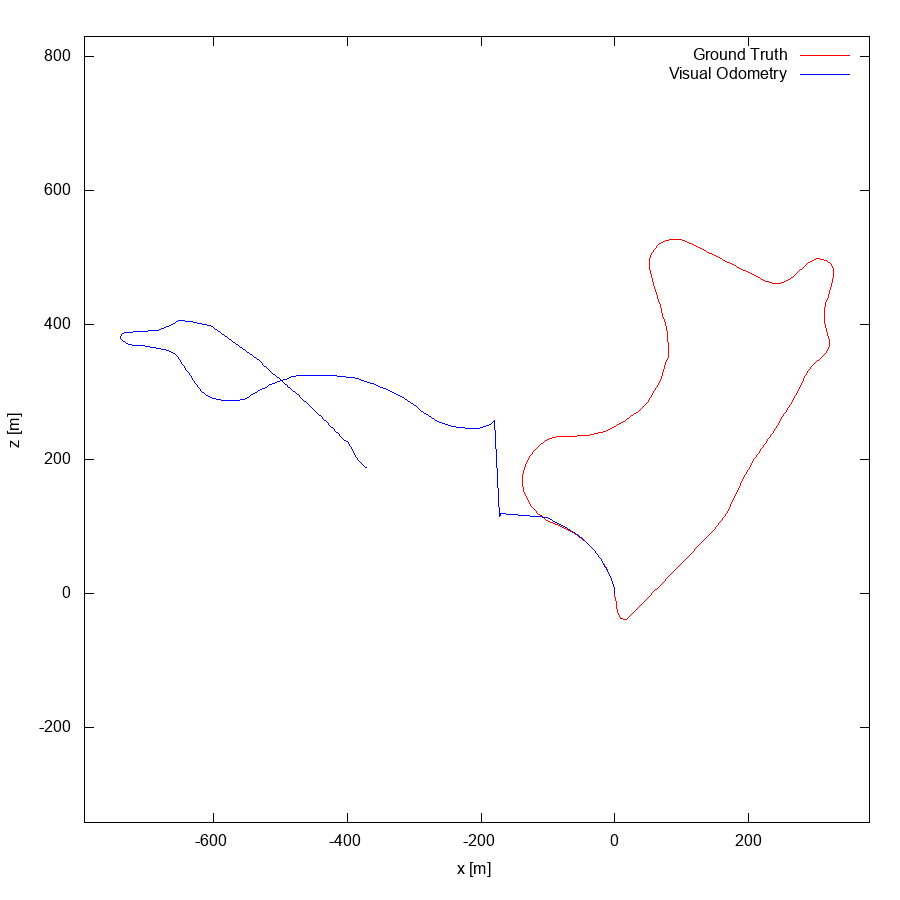

The gnuplot source for this figure:
set term postscript eps enhanced color
set output "00.eps"
set size ratio -1
set xrange [-792:380]
set yrange [-342:830]
set xlabel "x [m]"
set ylabel "z [m]"
plot "00.txt" using 1:2 lc rgb "#FF0000" title 'Ground Truth' w lines,"00.txt" using 3:4 lc rgb "#0000FF" title 'Visual Odometry' w lines,"< head -1 00.txt" using 1:2 lc rgb "#000000" pt 4 ps 1 lw 2 title 'Sequence Start' w points
